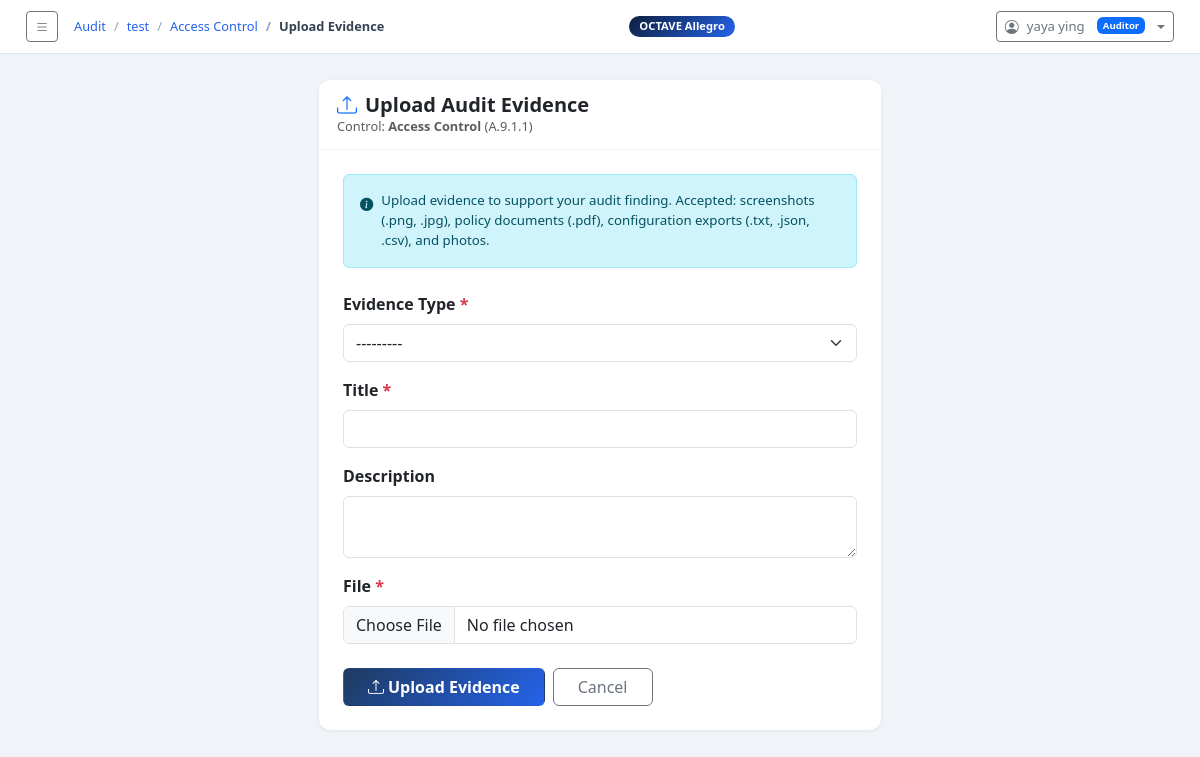
Page /audit/control/3/evidence/upload/ (signed in) on the committed database.
### octave_app/models.py (models this page shows, shortened)
class AuditControl(models.Model):
    audit          = models.ForeignKey(AuditAssessment, on_delete=models.CASCADE, related_name='controls')
    control_id     = models.CharField(max_length=50)   # e.g. 'password_policy'
    control_name   = models.CharField(max_length=255)
    iso_reference  = models.CharField(max_length=20, blank=True)
    description    = models.TextField(blank=True)
    status         = models.CharField(max_length=20, choices=CONTROL_STATUS_CHOICES, default='not_reviewed')
    auditor_notes  = models.TextField(blank=True, help_text='Observations and findings from the auditor.')
    affected_asset = models.CharField(max_length=255, blank=True)
    recommendation = models.TextField(blank=True)
    risk_level     = models.CharField(max_length=10, choices=[('high','High'),('medium','Medium'),('low','Low')], default='medium', blank=True)
    created_at     = models.DateTimeField(default=timezone.now)
    updated_at     = models.DateTimeField(auto_now=True)
    class Meta:
        ordering = ['control_id']

class AuditAssessment(models.Model):
    owner          = models.ForeignKey(User, on_delete=models.SET_NULL, null=True, blank=True,
                         related_name='audit_assessments')
    assigned_auditee = models.ForeignKey(User, on_delete=models.SET_NULL, null=True, blank=True,
                         related_name='assigned_audit_assessments')
    title          = models.CharField(max_length=255)
    organization   = models.CharField(max_length=255)
    scope          = models.TextField()
    assessor_name  = models.CharField(max_length=255)
    assessor_email = models.EmailField(blank=True)
    start_date     = models.DateField(default=timezone.now)
    end_date       = models.DateField(null=True, blank=True)
    status         = models.CharField(max_length=20, choices=AUDIT_STATUS_CHOICES, default='draft')
    notes          = models.TextField(blank=True)
    created_at     = models.DateTimeField(default=timezone.now)
    updated_at     = models.DateTimeField(auto_now=True)
    class Meta:
        ordering = ['-created_at']

### octave_app/views.py (the view, shortened to what this page needs)
# urls.py: path('audit/control/<int:control_pk>/evidence/upload/', views.audit_evidence_upload, name='audit_evidence_upload'),
@login_required
@auditor_required
def audit_evidence_upload(request, control_pk):
    from .forms import AuditEvidenceForm
    ctrl = get_object_or_404(AuditControl, pk=control_pk)
    form = AuditEvidenceForm(request.POST or None, request.FILES or None)
    return render(request, 'octave_app/audit/evidence_upload.html', {
        'form': form, 'ctrl': ctrl,
    })

### octave_app/forms.py
class AuditEvidenceForm(forms.ModelForm):
    class Meta:
        model  = AuditEvidence
        fields = ['evidence_type', 'title', 'description', 'file']
        widgets = {
            'evidence_type': forms.Select(attrs={'class': 'form-select'}),
            'title':         forms.TextInput(attrs={'class': 'form-control'}),
            'description':   forms.Textarea(attrs={'class': 'form-control', 'rows': 2}),
            'file':          forms.FileInput(attrs={'class': 'form-control'}),
        }

### octave_app/context_processors.py (called while the page is built)
def sidebar_ctx(request):
    return {'octave_steps': OCTAVE_STEPS}

### octave_app/views.py (called while the page is built)
def auditor_required(view_func):
    @wraps(view_func)
    def wrapper(request, *args, **kwargs):
        if not request.user.is_authenticated:
            return redirect('login')
        try:
            if request.user.profile.role != 'auditor':
                messages.error(request, 'Access denied. Only Auditors can perform this action.')
                return redirect('dashboard')
        except UserProfile.DoesNotExist:
            messages.error(request, 'No profile found.')
            return redirect('dashboard')
        return view_func(request, *args, **kwargs)
    return wrapper

### octave_app/templates/octave_app/audit/evidence_upload.html (shortened to what this page needs)
{% extends 'octave_app/base.html' %}
{% block breadcrumb %}
<li class="breadcrumb-item"><a href="{% url 'audit_list' %}">Audit</a></li>
<li class="breadcrumb-item"><a href="{% url 'audit_detail' ctrl.audit.pk %}">{{ ctrl.audit.title|truncatechars:20 }}</a></li>
<li class="breadcrumb-item"><a href="{% url 'audit_control_review' ctrl.pk %}">{{ ctrl.control_name|truncatechars:20 }}</a></li>
<li class="breadcrumb-item active">Upload Evidence</li>
{% endblock %}
{% block content %}
<div class="row justify-content-center">
  <div class="col-lg-6">
    <div class="card">
      <div class="card-header">
        <h5 class="fw-bold mb-0"><i class="bi bi-upload me-2 text-primary"></i>Upload Audit Evidence</h5>
        <div class="text-muted" style="font-size:.8rem;">Control: <strong>{{ ctrl.control_name }}</strong> ({{ ctrl.iso_reference }})</div>
      </div>
      <div class="card-body p-4">
        <div class="alert alert-info d-flex gap-2 mb-4" style="font-size:.83rem;">
          <i class="bi bi-info-circle-fill flex-shrink-0 mt-1"></i>
          <div>Upload evidence to support your audit finding. Accepted: screenshots (.png, .jpg), policy documents (.pdf), configuration exports (.txt, .json, .csv), and photos.</div>
        </div>
        <form method="post" enctype="multipart/form-data">
          <div class="mb-3">
            <label class="form-label fw-semibold">Evidence Type <span class="text-danger">*</span></label>
            {{ form.evidence_type }}
          </div>
          <div class="mb-3">
            <label class="form-label fw-semibold">Title <span class="text-danger">*</span></label>
            {{ form.title }}
          </div>
          <div class="mb-3">
            <label class="form-label fw-semibold">Description</label>
            {{ form.description }}
          </div>
          <div class="mb-4">
            <label class="form-label fw-semibold">File <span class="text-danger">*</span></label>
            {{ form.file }}
          </div>
          <div class="d-flex gap-2">
            <button type="submit" class="btn fw-semibold px-4" style="background:linear-gradient(135deg,#1e3a5f,#2563eb);color:#fff;">
              <i class="bi bi-upload me-1"></i>Upload Evidence
            </button>
            <a href="{% url 'audit_control_review' ctrl.pk %}" class="btn btn-outline-secondary px-4">Cancel</a>
          </div>
        </form>
      </div>
    </div>
  </div>
</div>
{% endblock %}

### octave_app/templates/octave_app/base.html (shortened to what this page needs)
<!DOCTYPE html>
<html lang="en">
<head>
  <link href="https://cdn.jsdelivr.net/npm/bootstrap@5.3.2/dist/css/bootstrap.min.css" rel="stylesheet">
  <link href="https://cdn.jsdelivr.net/npm/bootstrap-icons@1.11.3/font/bootstrap-icons.css" rel="stylesheet">
</head>
<body>
<div class="main full">
  <div class="topbar">
    <div class="d-flex align-items-center gap-3">
      <button class="btn btn-sm btn-outline-secondary" id="toggleSidebar">
        <i class="bi bi-list"></i>
      </button>
      <nav aria-label="breadcrumb">
        <ol class="breadcrumb">
          {% block breadcrumb %}<li class="breadcrumb-item active">Dashboard</li>{% endblock %}
        </ol>
      </nav>
    </div>
    <span class="ws-badge">OCTAVE Allegro</span>
    {% if user.is_authenticated %}
    <div class="dropdown ms-3">
      <button class="btn btn-sm btn-outline-secondary dropdown-toggle d-flex align-items-center gap-2" type="button" data-bs-toggle="dropdown">
        <i class="bi bi-person-circle"></i>
        <span style="font-size:.82rem">{{ user.get_full_name|default:user.username }}</span>
        {% with role=user.profile.role %}
        {% if role == 'admin' %}<span class="badge bg-danger ms-1" style="font-size:.6rem">Admin</span>
        {% elif role == 'auditor' %}<span class="badge bg-primary ms-1" style="font-size:.6rem">Auditor</span>
        {% else %}<span class="badge bg-secondary ms-1" style="font-size:.6rem">Auditee</span>{% endif %}
        {% endwith %}
      </button>
    </div>
    {% endif %}
  </div>
  <div class="content">
    {% block content %}{% endblock %}
  </div>
</div>
</body>
</html>

### octave_app/templates/octave_app/base.html (style rules this page uses)
:root { --navy:#0d1f3c;--navy2:#1a3558;--accent:#2563eb;--sidebar:270px }
body { background:#f0f4f8;font-family:'Segoe UI',system-ui,sans-serif }
.main { margin-left:var(--sidebar); min-height:100vh; display:flex; flex-direction:column; transition:margin-left .3s ease; }
.main.full { margin-left:0 !important; }
.topbar { background:#fff;border-bottom:1px solid #e2e8f0;padding:11px 26px;position:sticky;top:0;z-index:100;display:flex;align-items:center;justify-content:space-between }
.topbar .breadcrumb { margin:0;font-size:.8rem }
.topbar .breadcrumb-item a { color:var(--accent);text-decoration:none }
.topbar .breadcrumb-item.active { color:#374151;font-weight:600 }
.topbar .breadcrumb-item+.breadcrumb-item::before { color:#94a3b8 }
.content { padding:26px;flex:1 }
.card { border:none;border-radius:12px;box-shadow:0 1px 4px rgba(0,0,0,.07) }
.card-header { background:#fff;border-bottom:1px solid #f0f4f8;border-radius:12px 12px 0 0!important;padding:13px 18px }
.ws-badge { background:linear-gradient(135deg,var(--navy),var(--accent));color:#fff;border-radius:16px;padding:2px 10px;font-size:.7rem;font-weight:700 }

### rows in the picture
AuditControl: audit "test", control_name "Access Control", iso_reference "A.9.1.1"

### other values in the picture
{{ user.get_full_name|default:user.username }} "yaya ying"
